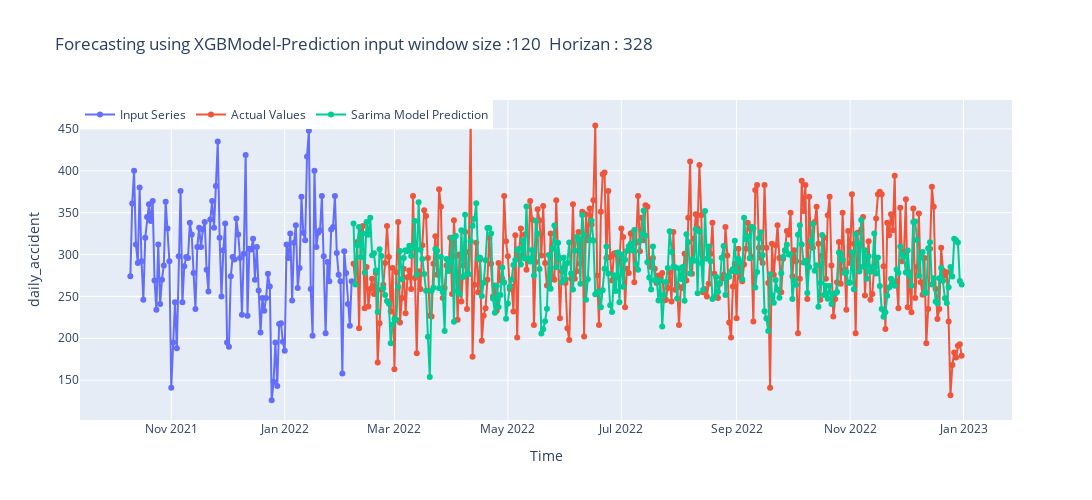
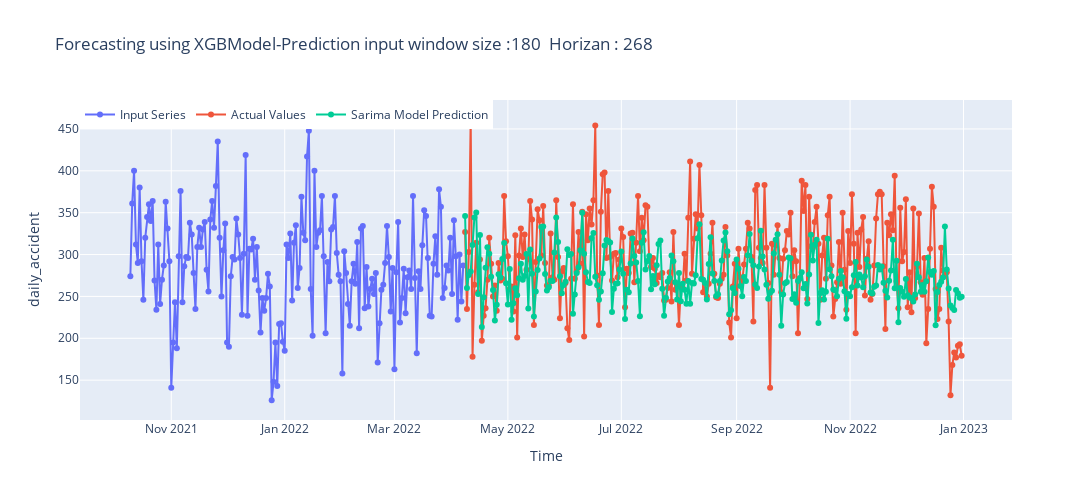
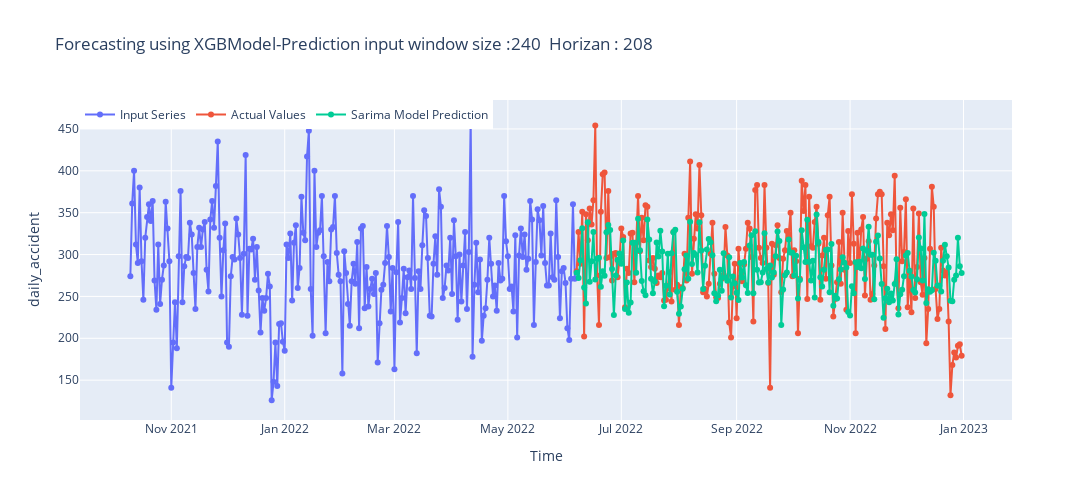
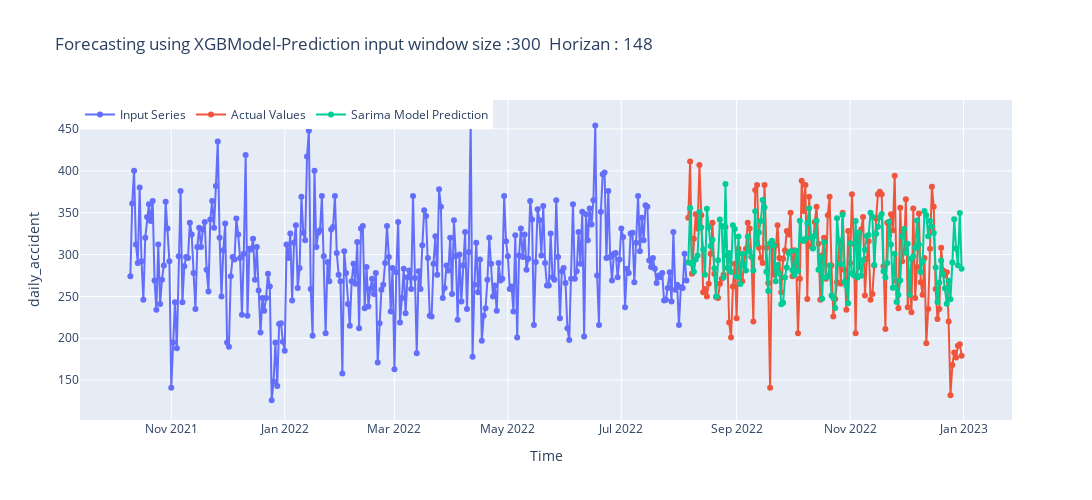

The notebook cell these images were saved under, in order:
### Markdown cell above
## **Step 7 : Evaluation of the XGB Model**

### Code cell
evaluation_xgb_df = evaluation_of_model_xgb_Model(trained_model_file_name,
                                                    ts_test=ts_test,
                                                    ts_train=ts_train)

evaluation_xgb_df
gc.collect()

### Figure 1 — Plotly figure (JSON) as saved in the notebook; plotly's stock layout.template omitted (floating-point values rounded to 4 significant figures; data arrays with more than 128 entries replaced by an {"elided": "..."} marker saying what was removed)
{"data": [{"mode": "lines+markers", "name": "Input Series", "type": "scatter", "x": ["2021-10-10T00:00:00", "2021-10-11T00:00:00", "2021-10-12T00:00:00", "2021-10-13T00:00:00", "2021-10-14T00:00:00", "2021-10-15T00:00:00", "2021-10-16T00:00:00", "2021-10-17T00:00:00", "2021-10-18T00:00:00", "2021-10-19T00:00:00", "2021-10-20T00:00:00", "2021-10-21T00:00:00", "2021-10-22T00:00:00", "2021-10-23T00:00:00", "2021-10-24T00:00:00", "2021-10-25T00:00:00", "2021-10-26T00:00:00", "2021-10-27T00:00:00", "2021-10-28T00:00:00", "2021-10-29T00:00:00", "2021-10-30T00:00:00", "2021-10-31T00:00:00", "2021-11-01T00:00:00", "2021-11-02T00:00:00", "2021-11-03T00:00:00", "2021-11-04T00:00:00", "2021-11-05T00:00:00", "2021-11-06T00:00:00", "2021-11-07T00:00:00", "2021-11-08T00:00:00", "2021-11-09T00:00:00", "2021-11-10T00:00:00", "2021-11-11T00:00:00", "2021-11-12T00:00:00", "2021-11-13T00:00:00", "2021-11-14T00:00:00", "2021-11-15T00:00:00", "2021-11-16T00:00:00", "2021-11-17T00:00:00", "2021-11-18T00:00:00", "2021-11-19T00:00:00", "2021-11-20T00:00:00", "2021-11-21T00:00:00", "2021-11-22T00:00:00", "2021-11-23T00:00:00", "2021-11-24T00:00:00", "2021-11-25T00:00:00", "2021-11-26T00:00:00", "2021-11-27T00:00:00", "2021-11-28T00:00:00", "2021-11-29T00:00:00", "2021-11-30T00:00:00", "2021-12-01T00:00:00", "2021-12-02T00:00:00", "2021-12-03T00:00:00", "2021-12-04T00:00:00", "2021-12-05T00:00:00", "2021-12-06T00:00:00", "2021-12-07T00:00:00", "2021-12-08T00:00:00", "2021-12-09T00:00:00", "2021-12-10T00:00:00", "2021-12-11T00:00:00", "2021-12-12T00:00:00", "2021-12-13T00:00:00", "2021-12-14T00:00:00", "2021-12-15T00:00:00", "2021-12-16T00:00:00", "2021-12-17T00:00:00", "2021-12-18T00:00:00", "2021-12-19T00:00:00", "2021-12-20T00:00:00", "2021-12-21T00:00:00", "2021-12-22T00:00:00", "2021-12-23T00:00:00", "2021-12-24T00:00:00", "2021-12-25T00:00:00", "2021-12-26T00:00:00", "2021-12-27T00:00:00", "2021-12-28T00:00:00", "2021-12-29T00:00:00", "2021-12-30T00:00:00", "2021-12-31T00:00:00", "2022-01-01T00:00:00", "2022-01-02T00:00:00", "2022-01-03T00:00:00", "2022-01-04T00:00:00", "2022-01-05T00:00:00", "2022-01-06T00:00:00", "2022-01-07T00:00:00", "2022-01-08T00:00:00", "2022-01-09T00:00:00", "2022-01-10T00:00:00", "2022-01-11T00:00:00", "2022-01-12T00:00:00", "2022-01-13T00:00:00", "2022-01-14T00:00:00", "2022-01-15T00:00:00", "2022-01-16T00:00:00", "2022-01-17T00:00:00", "2022-01-18T00:00:00", "2022-01-19T00:00:00", "2022-01-20T00:00:00", "2022-01-21T00:00:00", "2022-01-22T00:00:00", "2022-01-23T00:00:00", "2022-01-24T00:00:00", "2022-01-25T00:00:00", "2022-01-26T00:00:00", "2022-01-27T00:00:00", "2022-01-28T00:00:00", "2022-01-29T00:00:00", "2022-01-30T00:00:00", "2022-01-31T00:00:00", "2022-02-01T00:00:00", "2022-02-02T00:00:00", "2022-02-03T00:00:00", "2022-02-04T00:00:00", "2022-02-05T00:00:00", "2022-02-06T00:00:00"], "y": [274, 361, 400, 312, 290, 380, 292, 246, 320, 345, 360, 340, 364, 269, 234, 312, 241, 270, 287, 363, 331, 292, 141, 195, 243, 188, 298, 376, 243, 286, 297, 296, 338, 324, 278, 235, 309, 332, 309, 330, 339, 282, 256, 342, 364, 332, 382, 435, 320, 250, 305, 337, 195, 190, 274, 297, 294, 343, 324, 296, 228, 301, 419, 227, 307, 306, 319, 270, 309, 257, 207, 248, 233, 248, 277, 262, 126, 148, 195, 143, 217, 218, 196, 185, 312, 296, 325, 245, 314, 335, 260, 284, 369, 326, 317, 417, 448, 259, 203, 400, 309, 326, 329, 370, 298, 206, 291, 268, 330, 333, 370, 302, 276, 268, 158, 304, 278, 241, 215, 268]}, {"mode": "lines+markers", "name": "Actual Values", "type": "scatter", "x": {"elided": "328 str values"}, "y": {"elided": "328 int values"}}, {"mode": "lines+markers", "name": "Sarima Model Prediction", "type": "scatter", "x": {"elided": "328 str values"}, "y": {"elided": "328 float values"}}], "layout": {"height": 500, "legend": {"orientation": "h", "traceorder": "normal", "x": 0, "y": 1}, "title": {"text": "Forecasting using XGBModel-Prediction\ninput window size :120\n Horizan : 328"}, "width": 1500, "xaxis": {"autorange": true, "range": ["2021-09-13 14:42:12.1652", "2023-01-26 09:17:47.8348"], "title": {"text": "Time"}, "type": "date"}, "yaxis": {"autorange": true, "range": [102.4, 484.6], "title": {"text": "daily_accident"}, "type": "linear"}}}

### Figure 2 — Plotly figure (JSON) as saved in the notebook; plotly's stock layout.template omitted (floating-point values rounded to 4 significant figures; data arrays with more than 128 entries replaced by an {"elided": "..."} marker saying what was removed)
{"data": [{"mode": "lines+markers", "name": "Input Series", "type": "scatter", "x": {"elided": "180 str values"}, "y": {"elided": "180 int values"}}, {"mode": "lines+markers", "name": "Actual Values", "type": "scatter", "x": {"elided": "268 str values"}, "y": {"elided": "268 int values"}}, {"mode": "lines+markers", "name": "Sarima Model Prediction", "type": "scatter", "x": {"elided": "268 str values"}, "y": {"elided": "268 float values"}}], "layout": {"height": 500, "legend": {"orientation": "h", "traceorder": "normal", "x": 0, "y": 1}, "title": {"text": "Forecasting using XGBModel-Prediction\ninput window size :180\n Horizan : 268"}, "width": 1500, "xaxis": {"autorange": true, "range": ["2021-09-13 14:42:12.1652", "2023-01-26 09:17:47.8348"], "title": {"text": "Time"}, "type": "date"}, "yaxis": {"autorange": true, "range": [102.4, 484.6], "title": {"text": "daily_accident"}, "type": "linear"}}}

### Figure 3 — Plotly figure (JSON) as saved in the notebook; plotly's stock layout.template omitted (floating-point values rounded to 4 significant figures; data arrays with more than 128 entries replaced by an {"elided": "..."} marker saying what was removed)
{"data": [{"mode": "lines+markers", "name": "Input Series", "type": "scatter", "x": {"elided": "240 str values"}, "y": {"elided": "240 int values"}}, {"mode": "lines+markers", "name": "Actual Values", "type": "scatter", "x": {"elided": "208 str values"}, "y": {"elided": "208 int values"}}, {"mode": "lines+markers", "name": "Sarima Model Prediction", "type": "scatter", "x": {"elided": "208 str values"}, "y": {"elided": "208 float values"}}], "layout": {"height": 500, "legend": {"orientation": "h", "traceorder": "normal", "x": 0, "y": 1}, "title": {"text": "Forecasting using XGBModel-Prediction\ninput window size :240\n Horizan : 208"}, "width": 1500, "xaxis": {"autorange": true, "range": ["2021-09-13 14:42:12.1652", "2023-01-26 09:17:47.8348"], "title": {"text": "Time"}, "type": "date"}, "yaxis": {"autorange": true, "range": [102.4, 484.6], "title": {"text": "daily_accident"}, "type": "linear"}}}

### Figure 4 — Plotly figure (JSON) as saved in the notebook; plotly's stock layout.template omitted (floating-point values rounded to 4 significant figures; data arrays with more than 128 entries replaced by an {"elided": "..."} marker saying what was removed)
{"data": [{"mode": "lines+markers", "name": "Input Series", "type": "scatter", "x": {"elided": "300 str values"}, "y": {"elided": "300 int values"}}, {"mode": "lines+markers", "name": "Actual Values", "type": "scatter", "x": {"elided": "148 str values"}, "y": {"elided": "148 int values"}}, {"mode": "lines+markers", "name": "Sarima Model Prediction", "type": "scatter", "x": {"elided": "148 str values"}, "y": {"elided": "148 float values"}}], "layout": {"height": 500, "legend": {"orientation": "h", "traceorder": "normal", "x": 0, "y": 1}, "title": {"text": "Forecasting using XGBModel-Prediction\ninput window size :300\n Horizan : 148"}, "width": 1500, "xaxis": {"autorange": true, "range": ["2021-09-13 14:42:12.1652", "2023-01-26 09:17:47.8348"], "title": {"text": "Time"}, "type": "date"}, "yaxis": {"autorange": true, "range": [102.4, 484.6], "title": {"text": "daily_accident"}, "type": "linear"}}}
